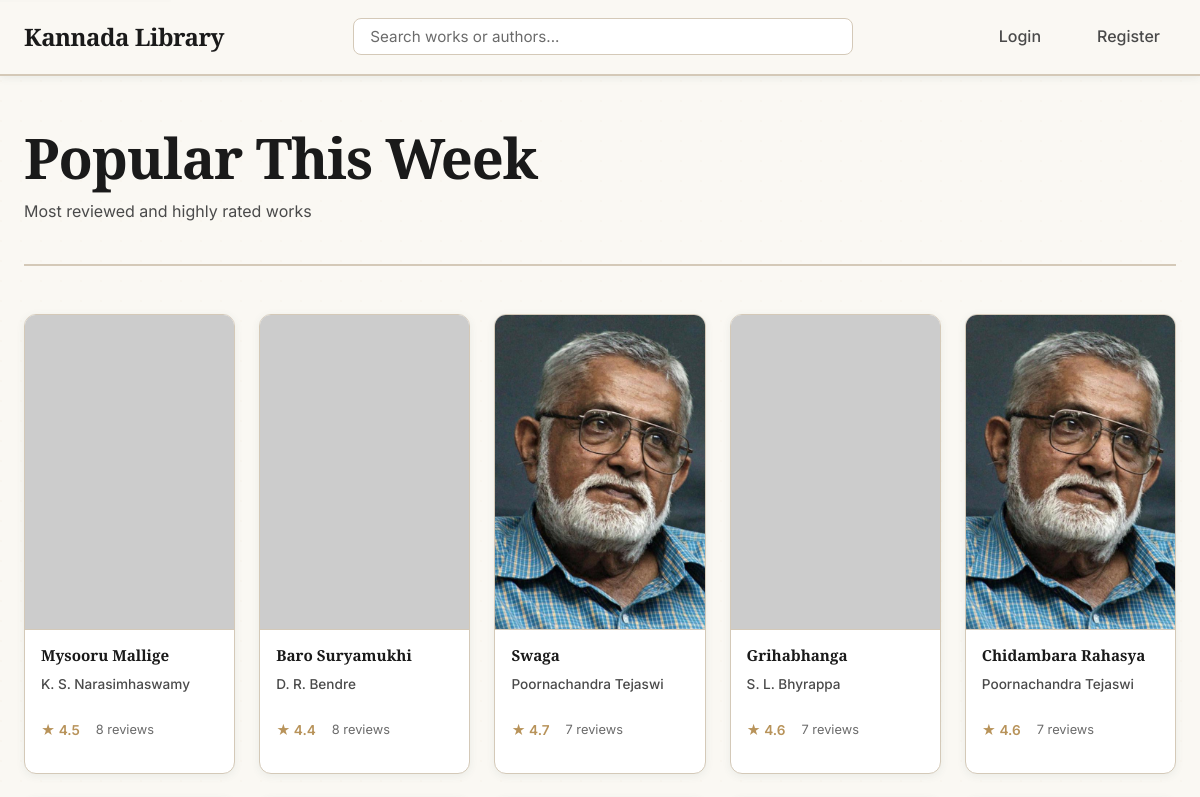
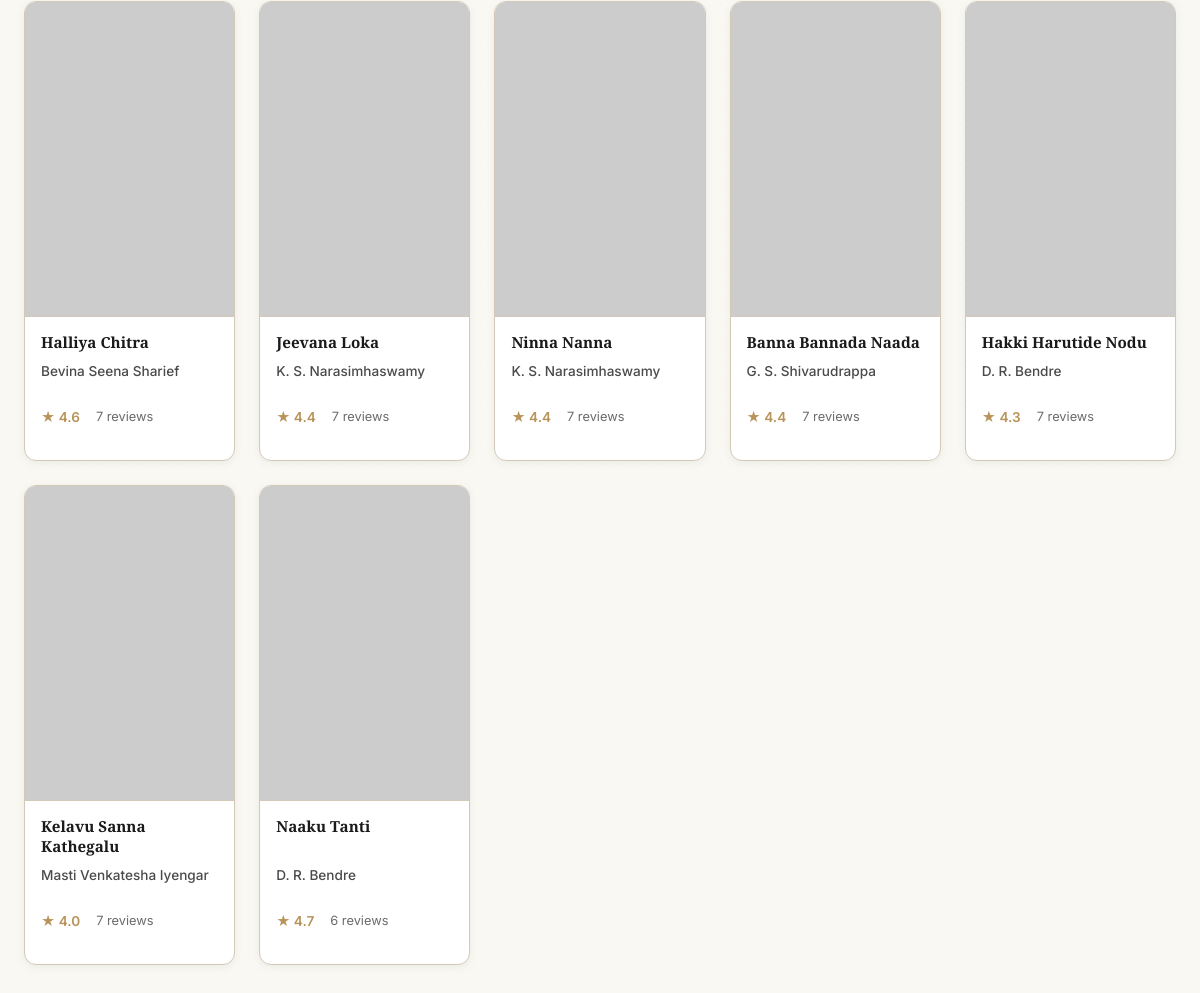
The page / on the database its author committed (2 pictures, top to bottom).
### tables this page shows
CREATE TABLE Work (
    work_id INTEGER PRIMARY KEY AUTOINCREMENT,
    author_id INTEGER NOT NULL,
    title_kannada TEXT NOT NULL,
    title_english TEXT NOT NULL,
    synopsis TEXT,
    cover_image_url TEXT, -- e.g., 'kanooru_heggadithi.jpg'
    type TEXT, -- 'Novel', 'Poetry', 'Play'
    FOREIGN KEY (author_id) REFERENCES Author (author_id)
);

### app.py (the view, shortened to what this page needs)
@app.route('/')
def homepage():
    db = get_db()
    popular_works = db.execute('''
        SELECT
            Work.*,
            Author.name_kannada as author_kannada,
            Author.name_english as author_english,
            Author.image_url as author_image_url,
            COUNT(CASE WHEN Review.date_logged >= datetime('now', '-7 days') THEN Review.review_id END) as review_count,
            AVG(CASE WHEN Review.date_logged >= datetime('now', '-7 days') THEN Review.rating END) as avg_rating
        FROM Work
        JOIN Author ON Work.author_id = Author.author_id
        LEFT JOIN Review ON Work.work_id = Review.work_id
        GROUP BY Work.work_id
        HAVING review_count > 0
        ORDER BY review_count DESC, avg_rating DESC
        LIMIT 12
    ''').fetchall()
    return render_template('index.html', works=popular_works)

### app.py (called while the page is built)
def get_db():
    db = getattr(g, '_database', None)
    if db is None:
        db = g._database = sqlite3.connect(DATABASE)
        db.row_factory = sqlite3.Row
    return db

@app.teardown_appcontext
def close_connection(exception):
    db = getattr(g, '_database', None)
    if db is not None:
        db.close()

### templates/index.html (shortened to what this page needs)
{% extends "layout.html" %}
{% block content %}
    <header class="main-header">
        <h1>Popular This Week</h1>
        <p>Most reviewed and highly rated works</p>
    </header>
    <div class="work-grid" role="list">
        {% for work in works %}
            <a href="{{ url_for('work_details', work_id=work.work_id) }}" class="work-card" role="listitem" aria-label="{{ work.title_english }}">
                <div class="work-poster">
                    {% if work.author_image_url and work.author_image_url.strip() %}
                        <img
                            src="{{ url_for('static', filename='images/' + work.author_image_url) }}"
                            alt="Portrait of {{ work.author_english }}"
                            loading="lazy"
                            onerror="this.src='https://placehold.co/500x750/f5f2eb/6b6b6b?text={{ work.author_english|urlencode }}'"
                        >
                    {% elif work.cover_image_url and work.cover_image_url.strip() %}
                        <img
                            src="{{ url_for('static', filename='images/' + work.cover_image_url) }}"
                            alt="Cover for {{ work.title_english }}"
                            loading="lazy"
                        >
                    {% else %}
                        <img
                            src="https://placehold.co/500x750/f5f2eb/6b6b6b?text={{ work.author_english|urlencode }}"
                            alt="Portrait of {{ work.author_english }}"
                            loading="lazy"
                        >
                    {% endif %}
                </div>
                <div class="work-details">
                    <h3 class="work-title">{{ work.title_kannada }}</h3>
                    <p class="work-author">{{ work.author_english }}</p>
                    {% if work.review_count %}
                        <p class="work-stats">
                            <span class="rating">★ {{ "%.1f"|format(work.avg_rating) }}</span>
                            <span class="review-count">{{ work.review_count }} review{{ 's' if work.review_count != 1 else '' }}</span>
                        </p>
                    {% endif %}
                </div>
            </a>
        {% endfor %}
    </div>
{% endblock %}

### static/style.css (style rules this page uses)
:root { --bg-primary: #faf8f3; --bg-secondary: #f5f2eb; --bg-tertiary: #f0ede5; --bg-card: #ffffff; --bg-hover: #f8f6f0; --text-primary: #1a1a1a; --text-secondary: #4a4a4a; --text-muted: #6b6b6b; --accent-primary: #2d5a5f; --accent-secondary: #3d6b7a; --accent-tertiary: #4a7c8a; --accent-hover: #1f4a4f; --highlight: #d4a574; --highlight-light: #e8c9a0; --highlight-dark: #b8935a; --border-color: #d4c9b8; --shadow-sm: 0 2px 8px rgba(45, 90, 95, 0.08); --shadow-md: 0 4px 16px rgba(45, 90, 95, 0.12); --shadow-lg: 0 8px 32px rgba(45, 90, 95, 0.15); --shadow-glow: 0 0 20px rgba(212, 165, 116, 0.2); --spacing-xs: 0.5rem; --spacing-sm: 1rem; --spacing-md: 1.5rem; --spacing-lg: 2rem; --spacing-xl: 3rem; --spacing-2xl: 4rem; --font-primary: 'Inter', -apple-system, BlinkMacSystemFont, 'Segoe UI', sans-serif; --font-display: 'Playfair Display', Georgia, serif; --transition-fast: 150ms ease; --transition-base: 250ms ease; --transition-slow: 350ms ease; --radius-sm: 4px; --radius-md: 8px; --radius-lg: 12px; --radius-xl: 16px; }
* { margin: 0; padding: 0; box-sizing: border-box; }
html { font-size: 16px; scroll-behavior: smooth; color-scheme: light; overflow-y: scroll; scrollbar-width: none; -ms-overflow-style: none; }
body { font-family: var(--font-primary); background-color: var(--bg-primary) !important; background-image: radial-gradient(circle at 1px 1px, rgba(212, 165, 116, 0.03) 1px, transparent 0); background-size: 20px 20px; color: var(--text-primary) !important; line-height: 1.6; -webkit-font-smoothing: antialiased; -moz-osx-font-smoothing: grayscale; min-height: 100vh; }
h1, h2, h3, h4, h5, h6 { font-family: var(--font-display); font-weight: 700; line-height: 1.2; color: var(--text-primary); margin-bottom: var(--spacing-md); }
h1 { font-size: clamp(2rem, 5vw, 3.5rem); letter-spacing: -0.02em; }
h3 { font-size: clamp(1.25rem, 3vw, 1.75rem); }
p { margin-bottom: var(--spacing-sm); color: var(--text-secondary); }
a { color: var(--accent-primary); text-decoration: none; transition: color var(--transition-fast); }
.work-grid, .film-grid { display: grid; grid-template-columns: repeat(auto-fill, minmax(180px, 1fr)); gap: var(--spacing-md); margin-top: var(--spacing-lg); }
.work-card, .film-card { background-color: var(--bg-card); border-radius: var(--radius-lg); overflow: hidden; transition: all var(--transition-base); cursor: pointer; border: 1px solid var(--border-color); display: flex; flex-direction: column; box-shadow: var(--shadow-sm); }
.film-poster, .work-poster { position: relative; width: 100%; padding-top: 150%; overflow: hidden; background-color: var(--bg-secondary); border-bottom: 1px solid var(--border-color); }
.film-poster img, .work-poster img { position: absolute; top: 0; left: 0; width: 100%; height: 100%; object-fit: cover; transition: transform var(--transition-slow); }
.film-details, .work-details { padding: var(--spacing-sm); flex: 1; display: flex; flex-direction: column; }
.film-title, .work-title { font-size: 0.95rem; font-weight: 600; color: var(--text-primary); margin-bottom: var(--spacing-xs); line-height: 1.3; display: -webkit-box; -webkit-line-clamp: 2; line-clamp: 2; -webkit-box-orient: vertical; overflow: hidden; }
.film-year, .work-author { font-size: 0.85rem; color: var(--text-secondary); margin-top: auto; font-weight: 500; }
.work-stats { display: flex; align-items: center; gap: var(--spacing-sm); margin-top: var(--spacing-xs); font-size: 0.85rem; }
.work-stats .rating { color: var(--highlight-dark); font-weight: 600; }
.work-stats .review-count { color: var(--text-muted); font-size: 0.8rem; }
.main-header, .work-header, .profile-header, .author-header { margin-bottom: var(--spacing-xl); padding-bottom: var(--spacing-md); border-bottom: 2px solid var(--border-color); }
.main-header h1, .work-header h1, .profile-header h1, .author-header h1 { margin-bottom: var(--spacing-xs); }
img { max-width: 100%; height: auto; }

### templates/layout.html (style rules this page uses)
html { color-scheme: light !important; }
body { background-color: #faf8f3 !important; color: #1a1a1a !important; }

### rows shown on the page
Work: title_kannada "Mysooru Mallige", author_english "K. S. Narasimhaswamy", avg_rating "4.5", review_count "8", review_count "s"
Work: title_kannada "Baro Suryamukhi", author_english "D. R. Bendre", avg_rating "4.4", review_count "8", review_count "s"
Work: title_kannada "Swaga", author_english "Poornachandra Tejaswi", avg_rating "4.7", review_count "7", review_count "s"
Work: title_kannada "Grihabhanga", author_english "S. L. Bhyrappa", avg_rating "4.6", review_count "7", review_count "s"
Work: title_kannada "Chidambara Rahasya", author_english "Poornachandra Tejaswi", avg_rating "4.6", review_count "7", review_count "s"
Work: title_kannada "Halliya Chitra", author_english "Bevina Seena Sharief", avg_rating "4.6", review_count "7", review_count "s"
Work: title_kannada "Jeevana Loka", author_english "K. S. Narasimhaswamy", avg_rating "4.4", review_count "7", review_count "s"
Work: title_kannada "Ninna Nanna", author_english "K. S. Narasimhaswamy", avg_rating "4.4", review_count "7", review_count "s"
Work: title_kannada "Banna Bannada Naada", author_english "G. S. Shivarudrappa", avg_rating "4.4", review_count "7", review_count "s"
Work: title_kannada "Hakki Harutide Nodu", author_english "D. R. Bendre", avg_rating "4.3", review_count "7", review_count "s"
Work: title_kannada "Kelavu Sanna Kathegalu", author_english "Masti Venkatesha Iyengar", avg_rating "4.0", review_count "7", review_count "s"
Work: title_kannada "Naaku Tanti", author_english "D. R. Bendre", avg_rating "4.7", review_count "6", review_count "s"
